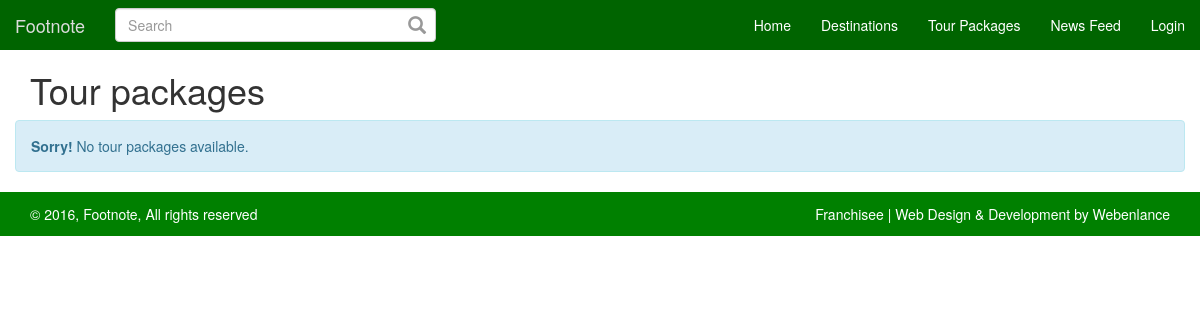
The app's page /tourpackages.php, older data.
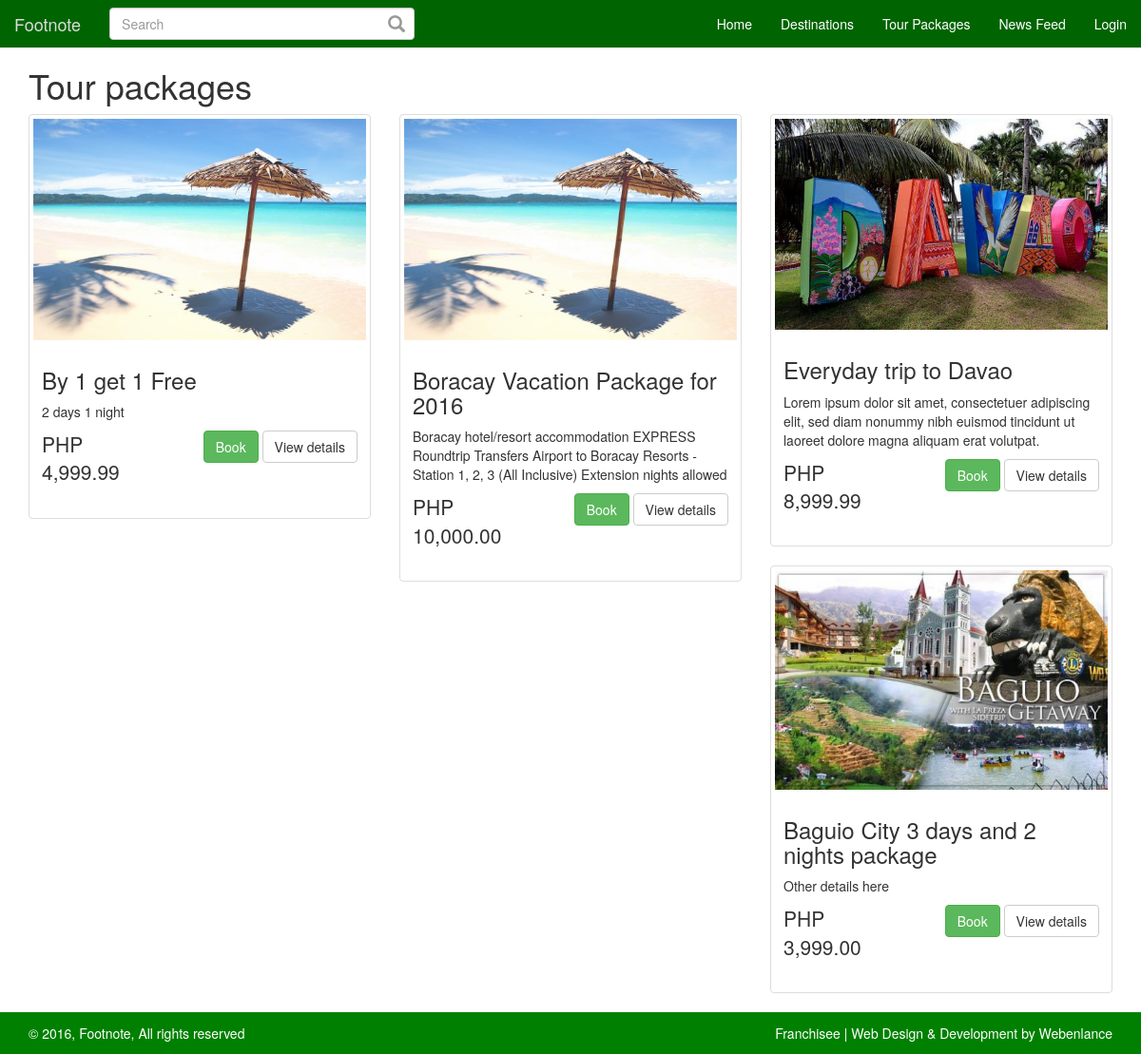
The same page, newer data.
### tables this page shows
CREATE TABLE `packages` (
  `package_id` int(11) NOT NULL,
  `place_id` int(11) NOT NULL,
  `package_name` varchar(250) NOT NULL,
  `package_price` double NOT NULL,
  `package_days` int(11) NOT NULL,
  `package_details` text NOT NULL,
  `package_person` int(11) NOT NULL DEFAULT '1',
  `package_accomodation` text NOT NULL,
  `package_transportation` text NOT NULL,
  `package_created` datetime NOT NULL DEFAULT CURRENT_TIMESTAMP
);

CREATE TABLE `places` (
  `place_id` int(11) NOT NULL,
  `place_name` varchar(250) NOT NULL,
  `place_address` varchar(250) NOT NULL,
  `place_details` text NOT NULL,
  `place_image` varchar(250) NOT NULL,
  `gallery_id` int(11) NOT NULL
);

### config.php (called while the page is built)
<?php
$config['db']['host']     = 'localhost' ;
$config['db']['user']     = 'root' ;
$config['db']['password'] = '' ;
$config['db']['db']       = 'db_footnote' ;
$config['url']['base_path'] = '/fn';
$config['url']['site'] = 'http://localhost';
$config['url']['root'] = realpath(dirname(__FILE__));
$config['url']['profile_pic'] = $config['url']['base_path'].'/assets/images/uploads/profiles';
$config['url']['post_pic'] = $config['url']['base_path'].'/assets/images/uploads/posts';
$config['url']['places'] = $config['url']['base_path'].'/assets/images/uploads/places';
$config['url']['gallery'] = $config['url']['base_path'].'/assets/images/uploads/galleries';
$config['var']['hash_password'] = '^#$4%9f+1^p9)M@4M)V$';
$config['var']['default_profile_pic'] = '1476196571_18_41b586905e6233e72b076191f8bf9512.png';
$config['var']['anonymous_id'] = '45';
$config['post']['post_per_page'] = 5;

### class/class.session.php (called while the page is built, shortened)
<?php
class Session {
	public function _get($name)
	{
		if (isset($_SESSION[$name])) {
			$value = $_SESSION[$name];
			return $value;
		} else
		return false;
	}
}

### class/class.db.php (called while the page is built, shortened)
<?php
class DB {
    private $pdo;
    private $sQuery;
    private function Connect()
    {
        $dsn = "mysql:dbname={$this->db};host={$this->host}";
        try {
            $this->pdo = new PDO($dsn, $this->user, $this->password, array(
                PDO::MYSQL_ATTR_INIT_COMMAND => "SET NAMES utf8"
            ));
            $this->pdo->setAttribute(PDO::ATTR_ERRMODE, PDO::ERRMODE_EXCEPTION);
            $this->pdo->setAttribute(PDO::ATTR_EMULATE_PREPARES, false);
            $this->bConnected = true;
        } catch (PDOException $e) {
            echo $this->ExceptionLog($e->getMessage());
            die();
        }
    }
    private function Init($query, $parameters = "")
    {
        try {
            $this->sQuery = $this->pdo->prepare($query);
            $this->sQuery->execute();
        }
        catch (PDOException $e) {
            echo $this->ExceptionLog($e->getMessage(), $query);
            die();
        }
    }
    public function rows($query, $params = null, $fetchmode = PDO::FETCH_ASSOC)
    {
        $this->Init($query, $params);
        $result = $this->sQuery->fetchAll($fetchmode);
        return $result;
    }
}
?>

### include/include.tour.packages.all.php (the view)
<?php
$db = new DB;
$sql =  "SELECT ";
$sql .= "p.package_id, ";
$sql .= "p.package_name, ";
$sql .= "p.place_id, ";
$sql .= "p.package_price, ";
$sql .= "p.package_details, ";
$sql .= "g.place_image, ";
$sql .= "g.place_name  ";
$sql .= "FROM ";
$sql .= "`packages` as p ";
$sql .= "LEFT JOIN ";
$sql .= "`places` as g ";
$sql .= "ON ";
$sql .= "g.place_id = p.place_id ";
$place_packages = $db->rows($sql);
?>
<div class="m-t-50">
	<div class="container">
		<div class="row">
			<div class="col-md-12">
				<h1>Tour packages</h1>
				<div class="row">
					<?php foreach ($place_packages as $package) : ?>
						<div class="col-sm-12 col-md-4">
							<div class="thumbnail">
								<img src="<?=$config['url']['places']?>/<?=$package['place_image']?>" alt="<?=$package['place_name']?>">
								<div class="caption">
									<h3><?=$package['package_name']?></h3>
									<p><?=$package['package_details']?></p>
									<div class="row">
										<div class="col-xs-12 col-md-5">
											<p class="lead">PHP <?=money_format('%i', $package['package_price'])?></p>
										</div>
										<div class="col-xs-12 col-md-7" style="text-align: right;">
											<a href="<?=$config['url']['base_path']?>/tourpackage.php?place_id=<?=$package['place_id']?>" class="btn btn-success" role="button">Book</a>
											<a href="<?=$config['url']['base_path']?>/tourpackage.php?action=view_details&package_id=<?=$package['package_id']?>" class="btn btn-default" role="button">View details</a>
										</div>
									</div>
								</div>
							</div>
						</div>
						<?php endforeach; ?>
						<?php if(count($place_packages) == 0) : ?>
							<div class="alert alert-info">
								<strong>Sorry!</strong> No tour packages available.
							</div>
						<?php endif; ?>
					</div>
				</div>
			</div>
		</div>
	</div>

### include/include.header.php (shortened to what the changed rows need)
<!doctype html>
<html>
<head>
    <link rel="stylesheet" href="<?=$config['url']['base_path']?>/assets/bower_components/bootstrap/dist/css/bootstrap.min.css" />
    <link rel="stylesheet" href="<?=$config['url']['base_path']?>/assets/bower_components/bootstrap/dist/css/bootstrap-date-picker.min.css" />
    <link rel="stylesheet" href="<?=$config['url']['base_path']?>/assets/css/footnote.css" />
</head>
<body>
<?php
  $s = new Session;
  if($s->_get('id')):
?>
<nav class="navbar navbar-default navbar-fixed-top nb-g">
  <div class="container-fluid">
    <div class="navbar-header">
      <button type="button" class="navbar-toggle collapsed" data-toggle="collapse" data-target="#bs-example-navbar-collapse-1" aria-expanded="false">
        <span class="sr-only">Toggle navigation</span>
        <span class="icon-bar"></span>
        <span class="icon-bar"></span>
        <span class="icon-bar"></span>
      </button>
      <a class="navbar-brand" href="<?=$config['url']['base_path']?>">Footnote</a>
    </div>
    <div class="collapse navbar-collapse" id="bs-example-navbar-collapse-1">
      <form class="navbar-form navbar-left" action="<?=$config['url']['base_path']?>/search.php" method="get">
        <div class="form-group search-box">
          <input type="text" class="form-control" placeholder="Search" name="q" required>
          <span class="glyphicon glyphicon-search"></span>
        </div>
      </form>
      <ul class="nav navbar-nav navbar-right">
        <li><a href="<?=$config['url']['base_path']?>">Home</a></li>
        <li><a href="<?=$config['url']['base_path']?>/destinations.php">Destinations</a></li>
        <li><a href="<?=$config['url']['base_path']?>/tourpackages.php">Tour Packages</a></li>
        <li><a href="<?=$config['url']['base_path']?>/newsfeed.php">News Feed</a></li>
        <li class="dropdown">
          <a href="#" class="dropdown-toggle" data-toggle="dropdown" role="button" aria-haspopup="true" aria-expanded="false">Account <span class="caret"></span></a>
          <ul class="dropdown-menu">
            <li><a href="<?=$config['url']['base_path']?>/profile.php">Profile</a></li>
            <?php if($s->_get('level') == '1' ) : ?>
            <li><a href="<?=$config['url']['base_path']?>/admin.php">Admin Panel</a></li>
            <?php  endif; ?>
            <li role="separator" class="divider"></li>
            <li><a href="<?=$config['url']['base_path']?>/logout.php">Logout</a></li>
          </ul>
        </li>
      </ul>
    </div>
  </div>
</nav>
<?php else: ?>
<nav class="navbar navbar-default navbar-fixed-top nb-g">
  <div class="container-fluid">
    <div class="navbar-header">
      <a class="navbar-brand" href="<?=$config['url']['base_path']?>">Footnote</a>
    </div>
    <div class="collapse navbar-collapse" id="bs-example-navbar-collapse-1">
      <form class="navbar-form navbar-left" action="<?=$config['url']['base_path']?>/search.php" method="get">
        <div class="form-group search-box">
          <input type="text" class="form-control" placeholder="Search" name="q" required>
          <span class="glyphicon glyphicon-search"></span>
        </div>
      </form>
      <ul class="nav navbar-nav navbar-right">
        <li><a href="<?=$config['url']['base_path']?>">Home</a></li>
        <li><a href="<?=$config['url']['base_path']?>/destinations.php">Destinations</a></li>
        <li><a href="<?=$config['url']['base_path']?>/tourpackages.php">Tour Packages</a></li>
        <li><a href="<?=$config['url']['base_path']?>/newsfeed.php">News Feed</a></li>
        <li><a href="<?=$config['url']['base_path']?>/login.php">Login</a></li>
      </ul>
    </div>
  </div>
</nav>
<?php endif; ?>

Row changes from the older to the newer data that the page shows:
added packages: place.place_image (picture), package_name "By 1 get 1 Free", package_details "2 days 1 night", package_price "4,999.99"
added packages: place.place_image (picture), package_name "Boracay Vacation Package for 2016", package_details "Boracay hotel/resort accommodation EXPRESS Roundtrip Transfers Airport to Boracay Resorts - Station 1, 2, 3 (All Inclusive) Extension nights allowed", package_price "10,000.00"
added packages: place.place_image (picture), package_name "Everyday trip to Davao", package_details "Lorem ipsum dolor sit amet, consectetuer adipiscing elit, sed diam nonummy nibh euismod tincidunt ut laoreet dolore magna aliquam erat volutpat.", package_price "8,999.99"
added packages: place.place_image (picture), package_name "Baguio City 3 days and 2 nights package", package_details "Other details here", package_price "3,999.00"
Text that changed along with them:
text no longer shown: "Sorry! No tour packages available."
